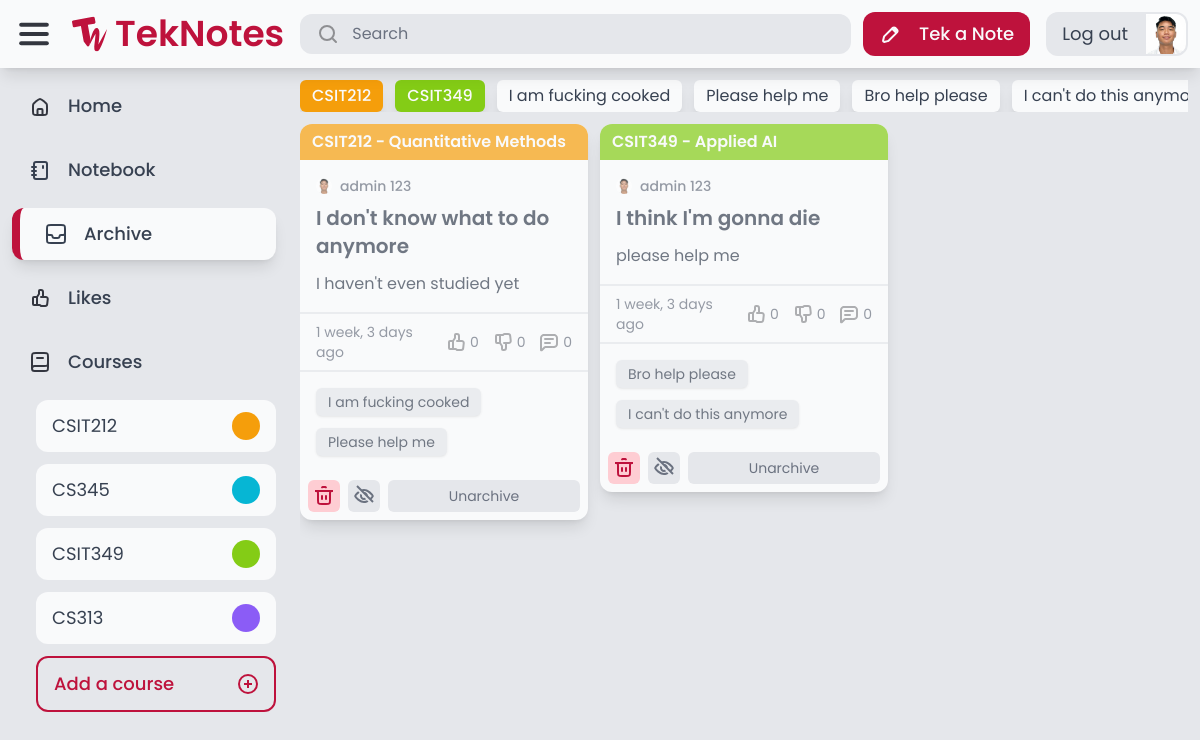
The page /archive/ (signed in) on the database as committed earlier.
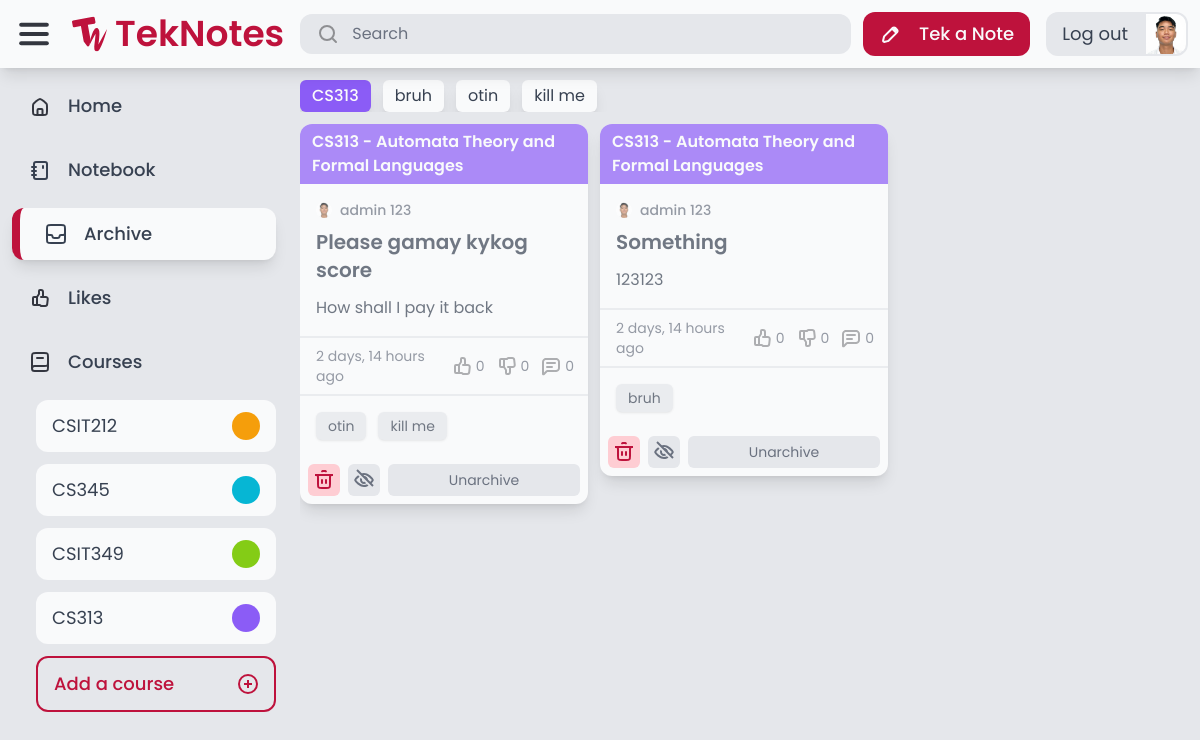
The same page on the database as committed later.
### course/models.py (models this page shows)
class Course(models.Model):
    COLORS = [
        ('red-500', 'Red'),
        ('orange-500', 'Orange'),
        ('amber-500', 'Amber'),
        ('lime-500', 'Lime'),
        ('green-500', 'Green'),
        ('emerald-500', 'Emerald'),
        ('teal-500', 'Teal'),
        ('cyan-500', 'Cyan'),
        ('blue-500', 'Blue'),
        ('indigo-500', 'Indigo'),
        ('violet-500', 'Violet'),
        ('purple-500', 'Purple'),
        ('fuchsia-500', 'Fuschia'),
        ('pink-500', 'Pink'),
    ]
    code = models.CharField(max_length=20)
    description = models.CharField(max_length=255)
    color = models.CharField(max_length=20, choices=COLORS, default='gray-500')
    created_by = models.ForeignKey(User, related_name='courses', on_delete=models.CASCADE)
    def __str__(self):
        return f'{self.code} - {self.description}'

### tags/models.py (models this page shows)
class Tag(models.Model):
    name = models.CharField(max_length=50, unique=True)
    def __str__(self):
        return self.name

### notes/models.py (models this page shows, shortened)
class Note(models.Model):
    title = models.CharField(max_length=255)
    content = models.TextField(max_length=255, blank=True)
    course = models.ForeignKey(Course, null=True, blank=True, on_delete=models.SET_NULL)
    created_by = models.ForeignKey(User, related_name='notes', on_delete=models.CASCADE)
    created_at = models.DateTimeField(auto_now_add=True)
    modified_at = models.DateTimeField(auto_now=True)
    tags = models.ManyToManyField(Tag, related_name='notes', blank=True)
    is_archived = models.BooleanField(default=False)
    is_private = models.BooleanField(default=False)

### authentication/models.py (models this page shows, shortened)
class Profile(models.Model):
    user = models.OneToOneField(User, on_delete=models.CASCADE)
    bio = models.TextField(max_length=500, default='No bio yet.')
    avatar = models.ImageField(default="avatars/default.jpg", upload_to="avatars")
    location = models.CharField(max_length=30, blank=True)

### core/views.py (the view)
# urls.py: path('archive/', views.archive, name='archive'),
@login_required
def archive(request):
    archived = Note.objects.filter(created_by=request.user, is_archived=True).order_by('-modified_at')
    courses = Course.objects.filter(note__in=archived).distinct()
    tags = Tag.objects.filter(notes__in=archived).distinct()
    return render(request, 'core/archive.html', {
        'notes': archived,
        'courses': courses,
        'tags': tags
    })

### core/context_processors.py (called while the page is built)
def courses_list(request):
    return {
        'your_courses': Course.objects.all().distinct()
    }

### core/templatetags/custom_filters.py (called while the page is built)
@register.filter
def is_liked(note, user):
    return note.likes.filter(user=user).exists()

@register.filter
def is_disliked(note, user):
    return note.dislikes.filter(user=user).exists()

### core/templates/core/archive.html (shortened to what this page needs)
{% extends 'core/base.html' %}
{% block content %}
    {% if notes %}
        {% include 'tags/course_and_tags.html' %}
        {% include 'notes/notes.html' %}
    {% else %}
        {% include 'core/no_results.html' with message="Notes you archive will be shown here."%}
    {% endif %}
{% endblock %}

### core/templates/core/base.html (shortened to what the changed rows need)
{% extends 'core/core.html' %}
{% load static %}
{% block body %}
    <div class="flex flex-col h-full overflow-hidden">
        <main class="flex bg-gray-200 h-full overflow-hidden">
            <nav class="flex flex-col w-full max-w-72 h-full p-3 gap-3 overflow-y-auto">
                <div id="courses" class="flex flex-col pl-6 gap-3">
                    {% for course in your_courses %}
                        <a href="{% url 'advanced_search:search_by_course' course.id %}" class="group transition-all course-elem nav-elem flex rounded-xl px-4 py-3 justify-between bg-gray-50 hover:bg-{{ course.color }}">
                            <p class="course-text text-lg text-gray-700 group-hover:text-gray-50">{{ course.code }}</p>
                            <div class="rounded-full bg-{{ course.color }} group-hover:bg-gray-50 h-full min-h-7 aspect-square course-color"></div>
                        </a>
                    {% endfor %}
                </div>
            </nav>
            <div class="flex flex-col flex-1 h-full p-3 gap-3 overflow-hidden">
                {% block content %}
                {% endblock %}
            </div>
        </main>
    </div>
{% endblock %}

### tags/templates/tags/course_and_tags.html
<div class="flex {% if wrap %} flex-wrap {% else %} overflow-x-auto {% endif %} gap-3 ">
    {% for course in courses %}
        <a href="{% url 'advanced_search:search_by_course' course.id %}" class="px-3 py-1 bg-{{ course.color }} rounded-md shadow-lg font-medium text-gray-50 whitespace-nowrap">{{ course.code }}</a>
    {% endfor %}
    {% for tag in tags %}
        <a href="/search/?query={{ tag.name }}" class="px-3 py-1 bg-gray-50 text-gray-700 rounded-md shadow-lg whitespace-nowrap">{{ tag.name }}</a>
    {% endfor %}
</div>

### notes/templates/notes/notes.html (shortened to what this page needs)
<div class="flex flex-1 {% if not no_scroll %} overflow-hidden overflow-y-auto {% endif %}">
    <div id="notes" class="flex flex-1 gap-3" style="display: none;">
        {% for note in notes %}
            <div class="note" data-note-id="{{ note.id }}">
                {% include 'notes/note.html' %}
            </div>
        {% endfor %}
    </div>
    <div id="notes-container" class="flex flex-1 gap-3"></div>
</div>

### notes/templates/notes/note.html (shortened to what the changed rows need)
{% load static %}
{% load custom_filters %}
<div class="rounded-xl hover:bg-gray-100 transition-all {% if note.is_private %} border-2 border-dashed border-gray-500 {% else %} bg-gray-50 shadow-lg hover:shadow-xl {% endif %}">
    <a href="{% url 'notes:note_detail' note.id %}" class="flex flex-col {% if note.is_archived %} opacity-70 {% endif %}">
        {% if note.course %}
            <div class="flex {% if note.is_private %} border-b-2 border-dashed border-gray-500 {% else %} bg-{{ note.course.color }} {% endif %} px-3 py-1.5 rounded-t-xl">
                <p class="{% if note.is_private %} text-{{ note.course.color }} {% else %} text-gray-50 {% endif %} font-semibold">{{ note.course }}</p>
            </div>
        {% endif %}
        <div class="flex flex-col p-4 gap-3 max-h-80 overflow-hidden">
            <div class="flex flex-col gap-2">
                <div class="flex gap-2 items-center">
                    <img src="{{ note.created_by.profile.avatar.url }}" alt="Profile Image" class="h-4 w-4 aspect-square rounded-full">
                    <p class="text-gray-500 font-medium text-sm">{{ note.created_by.first_name }} {{ note.created_by.last_name }}</p>
                </div>
                <h1 class="text-xl text-gray-700 font-semibold">{{ note.title }}</h1>
            </div>
            <div class="">
                <p class="text-gray-700">
                    {{ note.content }}
                </p>
            </div>
        </div>
        <div class="flex justify-between px-4 py-2 border-t-2 {% if note.is_private %} border-gray-500 border-dashed {% else %} border-gray-200 {% endif %}">
            <p class="text-gray-500 text-sm">{{ note.modified_at|timesince }} ago</p>
            <div class="flex gap-3">
                <div class="flex gap-0.5 items-center">
                    <img src="{% if request.user.is_authenticated and note|is_liked:request.user %}{% static 'teknotes/images/thumbed_up.svg' %}{% else %}{% static 'teknotes/images/thumb_up.svg' %}{% endif %}" alt="thumb_up">
                    <p class="text-sm {% if request.user.is_authenticated and note|is_liked:request.user %}text-yellow-500 font-medium{% else %}text-gray-500{% endif %}">{{ note.likes.count }}</p>
                </div>
                <div class="flex gap-0.5 items-center">
                    <img src="{% if request.user.is_authenticated and note|is_disliked:request.user %}{% static 'teknotes/images/thumbed_down.svg' %}{% else %}{% static 'teknotes/images/thumb_down.svg' %}{% endif %}" alt="thumb_down">
                    <p class="text-sm {% if request.user.is_authenticated and note|is_disliked:request.user %}text-yellow-500 font-medium{% else %}text-gray-500{% endif %}">{{ note.dislikes.count }}</p>
                </div>
                <div class="flex gap-0.5 items-center">
                    <img src="{% static 'teknotes/images/comment.svg' %}" alt="comment">
                    <p class="text-sm text-gray-500">{{ note.comments.count }}</p>
                </div>
            </div>
        </div>
        {% if note.tags.count > 0 %}
            <div class="flex flex-wrap p-4 gap-3 border-t-2 {% if note.is_private %} border-gray-500 border-dashed {% else %} border-gray-200 {% endif %}">
                {% for tag in note.tags.all|slice:":3" %}
                    <p class="text-sm text-gray-700 shadow px-3 py-1 rounded-md inline-block {% if note.is_private %} bg-gray-50 {% else %} bg-gray-200 {% endif %}">{{ tag }}</p>
                {% endfor %}
            </div>
        {% endif %}
    </a>
    {% if request.user == note.created_by %}
        <div class="flex rounded-b-xl overflow-hidden p-2 gap-2">
            <form action="{% url 'notes:delete_note' note.id %}" method="POST" class="flex">
                <button type="submit" class="flex items-center justify-center text-sm bg-rose-200 text-rose-700 rounded-md p-1 w-full">
                    <img src="{% static 'teknotes/images/Trash.svg' %}" alt="Trash">
                </button>
            </form>
            <form action="{% url 'notes:hide_note' note.id %}" method="POST" class="flex">
                <button type="submit" class="flex items-center justify-center text-sm {% if note.is_private %} bg-gray-50 shadow {% else %} bg-gray-200 {% endif %} text-gray-500 rounded-md p-1 w-full">
                    <img src="{% if note.is_private %}{% static 'teknotes/images/Eye.svg' %}{% else %}{% static 'teknotes/images/Eye_hidden.svg' %}{% endif %}" alt="Eye">
                </button>
            </form>
            <form action="{% url 'notes:archive_note' note.id %}" method="POST" class="flex flex-1">
                <button type="submit" class="flex items-center justify-center text-sm  {% if note.is_private %} bg-gray-50 shadow {% else %} bg-gray-200 {% endif %} text-gray-500 rounded-md py-1 w-full">
                    <p>{% if note.is_archived %}Unarchive{% else %}Archive{% endif %}</p>
                </button>
            </form>
        </div>
    {% endif %}
</div>

Rows that differ between the two databases and show on the page:
no longer on one of the page's lists (row unchanged): Course: code "CSIT212"
no longer on one of the page's lists (row unchanged): Course: code "CSIT349"
no longer on this page (row unchanged): Tag: name "I am fucking cooked"
no longer on this page (row unchanged): Tag: name "Please help me"
no longer on this page (row unchanged): Tag: name "Bro help please"
no longer on this page (row unchanged): Tag: name "I can't do this…", name "I can't do this anymore"
removed Note: course "CSIT212 - Quantitative Methods", created_by.profile.avatar (picture), created_by.first_name "admin", created_by.last_name "123", title "I don't know what to do anymore", content "I haven't even studied yet", modified_at "1 week, 3 days", likes.count "0", dislikes.count "0", comments.count "0", is_archived "Unarchive"
no longer on this page (row edited): Note: course "CSIT349 - Applied AI", created_by.profile.avatar (picture), created_by.first_name "admin", created_by.last_name "123", title "I think I'm gonna die", content "please help me", modified_at "1 week, 3 days", likes.count "0", dislikes.count "0", comments.count "0", is_archived "Unarchive"
now on one of the page's lists (row unchanged): Course: code "CS313"
now on this page (row unchanged): Tag: name "bruh"
added Tag: name "otin"
added Tag: name "kill me"
added Note: course "CS313 - Automata Theory and Formal Languages", created_by.profile.avatar (picture), created_by.first_name "admin", created_by.last_name "123", title "Please gamay kykog score", content "How shall I pay it back", modified_at "2 days, 14 hours", likes.count "0", dislikes.count "0", comments.count "0", is_archived "Unarchive"
now on this page (row edited): Note: course "CS313 - Automata Theory and Formal Languages", created_by.profile.avatar (picture), created_by.first_name "admin", created_by.last_name "123", title "Something", content "123123", modified_at "2 days, 14 hours", likes.count "0", dislikes.count "0", comments.count "0", is_archived "Unarchive"
